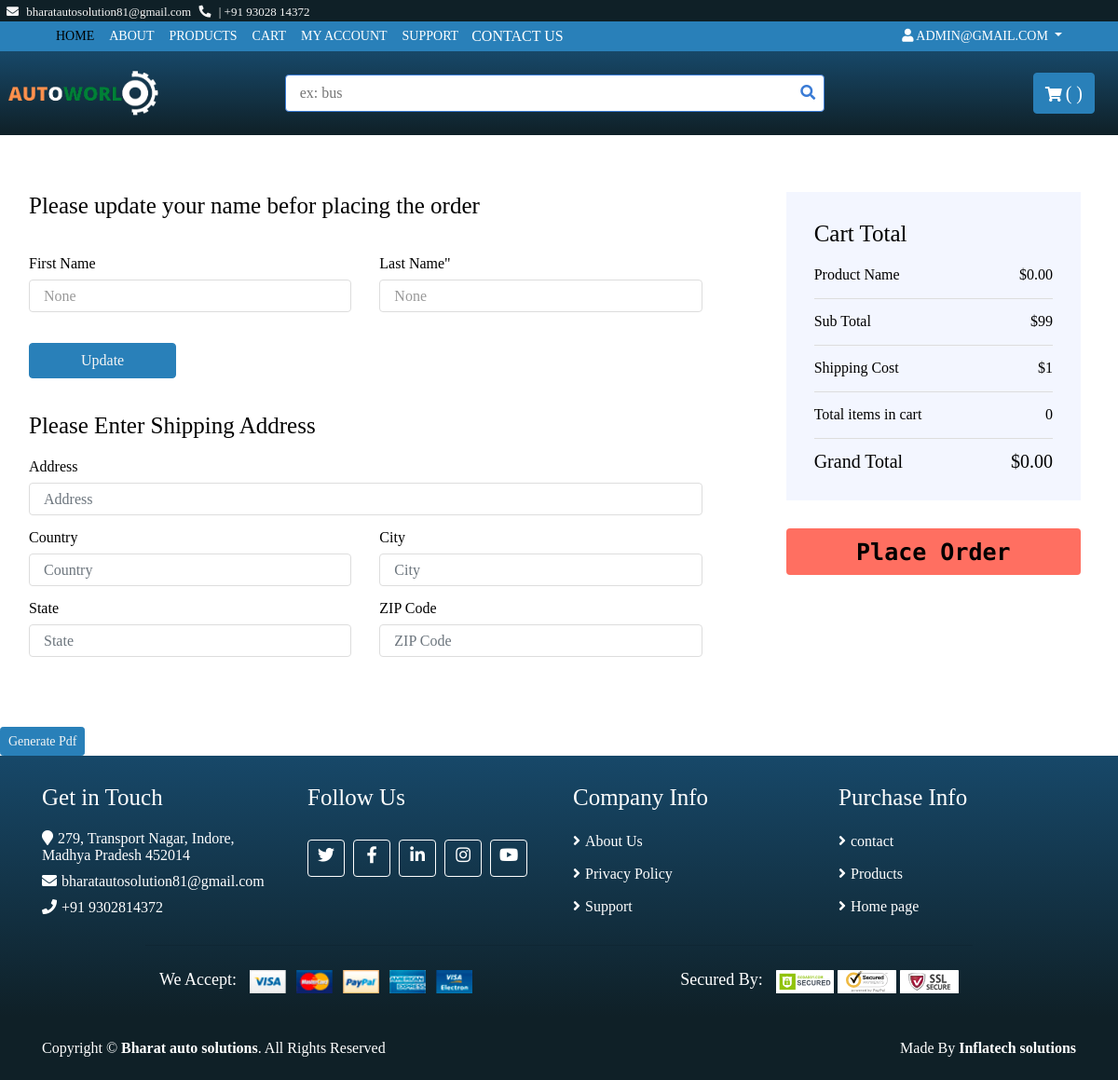
/cod/ (signed in), run on an earlier commit of the app's database.
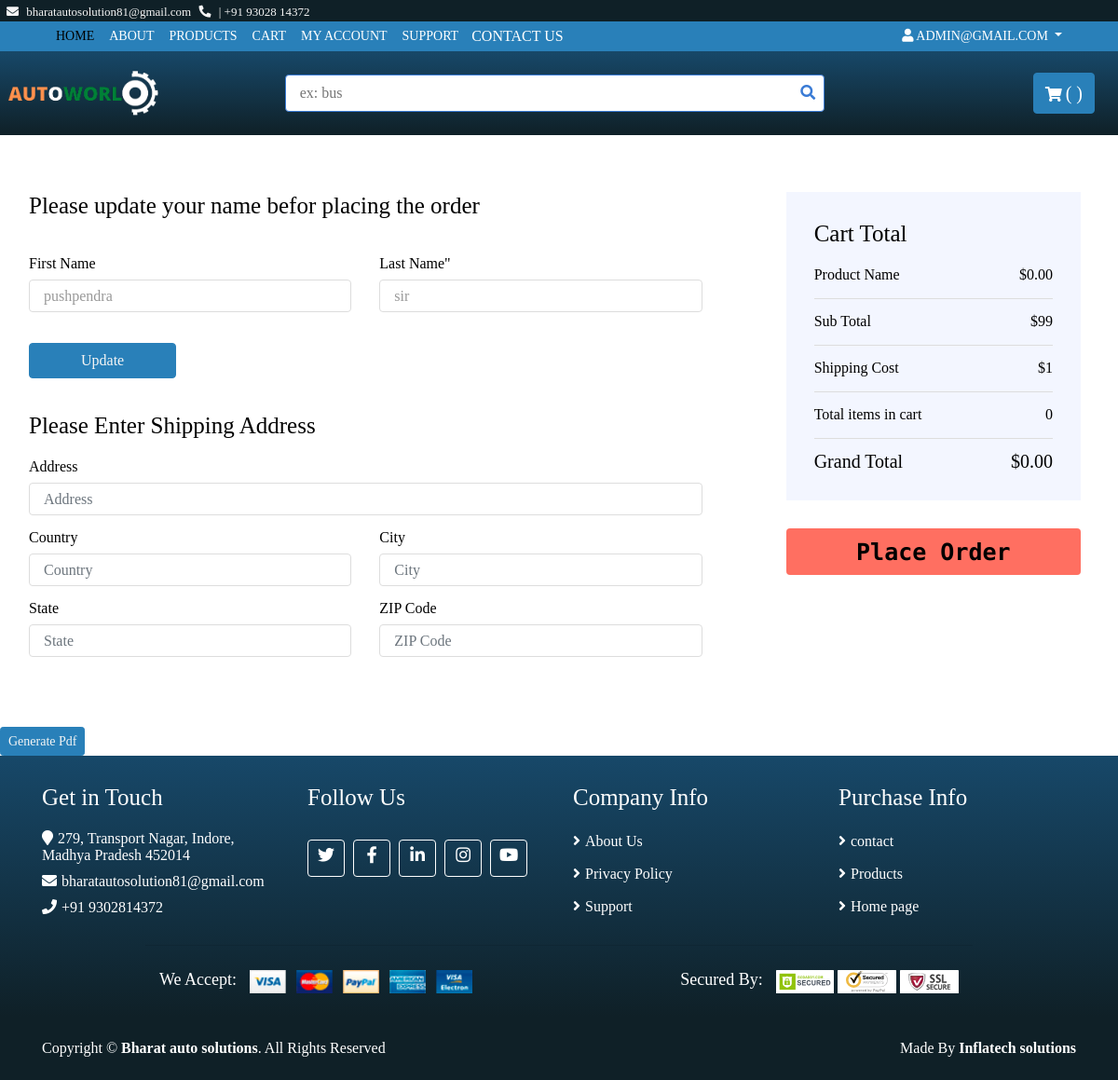
And on a later commit of the database.
### base/models.py (models this page shows, shortened)
class Customer(models.Model):
    user = models.OneToOneField(User, on_delete=models.CASCADE, null=True, blank=True)
    first_name=models.CharField(max_length=20, null=True)
    last_name=models.CharField(max_length=20, null=True)
    created_at=models.DateTimeField(auto_now_add=True)

class Order(models.Model):
    Customer=models.ForeignKey(Customer, on_delete=models.SET_NULL, blank=True, null=True)
    status=models.BooleanField(default=False, null=True , blank=False)
    payment_status=models.BooleanField(default=False, null=True , blank=False)
    cod=models.BooleanField(default=False, null=True , blank=False)
    price=models.FloatField(null=True)
    @property
    def get_cart_total(self):
        orderitems = self.order_item_set.all()
        total = sum([item.get_total for item in orderitems])
        return total
    @property
    def get_cart_items(self):
        orderitems = self.order_item_set.all()
        total = sum([item.quantity for item in orderitems])
        return total

### base/views.py (the view)
# urls.py: path('cod/', views.cod, name="cod"),
def cod(request):
    if request.user.is_authenticated:
        customers = request.user.customer
        order, created = Order.objects.get_or_create(Customer=customers, status=False)
        items = order.order_item_set.all()
        print(order.id)
    else:
        items =[]
        order ={'get_cart_total':0, 'get_cart_items':0}
    context={'customers':customers, 'items':items, 'order':order}
    return render(request, 'cod.html', context)

### templates/cod.html (shortened to what this page needs)
{% extends 'base.html' %}
{% block content %}
<div class="checkout">
    <div class="container-fluid">
        <div class="row">
            <div class="col-lg-8">
                <div class="checkout-inner">
                    <div class="billing-address">
                        <h2>Please update your name befor placing the order</h2><br>
                        <form method="post" action="{% url 'update_acc' %}">
                        <div class="row">
                            <div class="col-md-6">
                                <label>First Name</label>
                                <input class="form-control" type="text" value="{{customers.first_name}}" name="fname"
                                placeholder="{{customers.first_name}}">
                            </div>
                            <div class="col-md-6">
                                <label>Last Name"</label>
                                 <input class="form-control" type="text" value="{{customers.last_name}}" name="lname"
                                 placeholder="{{customers.last_name}}">
                            </div>
                        </div>
                        <br>
                        <div class="row">
                            <div class="col-md-3"><button  class="btn btn-primary btn-block"> Update </button>
                            </div>
                        </div>
                    </form>
                        <br><br>
                            <h2>Please Enter Shipping Address</h2>
                            <form method="post" action="{% url 'update_cod' %}">
                            <div class="row">
                            <div class="col-md-12">
                                <label>Address</label>
                                <input class="form-control" name="address" required type="text" placeholder="Address">
                            </div>
                            <div class="col-md-6">
                                <label>Country</label>
                                <input class="form-control" name="country" required type="text" placeholder="Country">
                            </div>
                            <div class="col-md-6">
                                <label>City</label>
                                <input class="form-control" name="city" required type="text" placeholder="City">
                            </div>
                            <div class="col-md-6">
                                <label>State</label>
                                <input class="form-control" name="state" required type="text" placeholder="State">
                            </div>
                            <div class="col-md-6">
                                <label>ZIP Code</label>
                                <input class="form-control" name="zipcode" required type="text" placeholder="ZIP Code">
                            </div>
                        </div>
                    </div>
                </div>
            </div>
            <div class="col-lg-4">
                <div class="checkout-inner">
                    <div class="checkout-summary">
                        <h1>Cart Total</h1>
                        <p>Product Name<span>${{order.get_cart_total|floatformat:2}}</span></p>
                        <p class="sub-total">Sub Total<span>$99</span></p>
                        <p class="ship-cost">Shipping Cost<span>$1</span></p>
                        <p class="ship-cost">Total items in cart<span>{{order.get_cart_items}}</span></p>
                        <h2>Grand Total<span>${{order.get_cart_total|floatformat:2}}</span></h2>
                    </div>
                    <div class="checkout-payment">
                        <div class="checkout-btn">
                            <button type="submit">Place Order</button>
                        </div>
                    </div>
                </div>
            </div>
        </div>
    </div>
</div>
<a href="{% url 'gen_pdf' %}" target="_blank" class="btn btn-sm btn-success">Generate Pdf</a>
{% endblock %}

What changed in the data, as far as the page shows it:
changed Customer: fname "None" → "pushpendra"; lname "None" → "sir"
